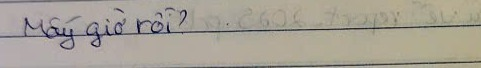
#> input picture data_input/data/1066.jpg, 481 x 68 px, given in place of 1720.jpg, which was not available
$ jupyter execute --allow-errors pretrain.ipynb
#> lines starting #> are read from the running program, lines starting #| are printed output that depends on the picture; after the words box and inside, x2 and y2 are one past the last pixel; in counts of white or black regions, pixels touching at a corner belong together; pictures that were not available may be replaced by others from this repository, and a replacement may not be noted
[cell 1]
from vietocr.tool.config import Cfg
from vietocr.tool.predictor import Predictor

# Load cấu hình model
#> (the rest of this cell did not finish here and is left out)

[cell 2]
from PIL import Image

image = Image.open('C:/Users/ADMIN/Documents/data_line/data-line/data-line/data/1720.jpg')
#> image is the input picture: PIL image 481x68 RGB; mean R, G, B 166.9, 161.1, 149.8
#> (the rest of this cell did not finish here and is left out)

[cell 3]
import cv2
from PIL import Image
import numpy as np
from vietocr.tool.config import Cfg
from vietocr.tool.predictor import Predictor

# Đọc ảnh gốc
image = cv2.imread('C:/Users/ADMIN/Documents/data_line/data-line/data-line/data/1709.jpg')
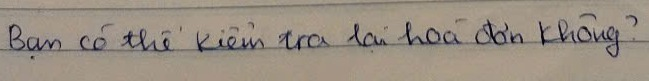
#> input picture data_input/data/1089.jpg, 649 x 81 px, given in place of 1709.jpg, which was not available
#> image is the input picture: shape (81, 649, 3); mean B, G, R 130.7, 143.3, 153.8

# Chuyển sang grayscale
gray = cv2.cvtColor(image, cv2.COLOR_BGR2GRAY)
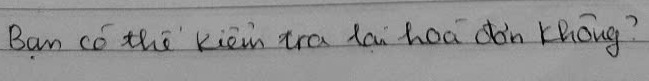
#> gray: shape (81, 649); min 1, max 182, mean 145

# Làm mịn + tăng tương phản
blur = cv2.GaussianBlur(gray, (3, 3), 0)
_, thresh = cv2.threshold(blur, 0, 255, cv2.THRESH_BINARY + cv2.THRESH_OTSU)
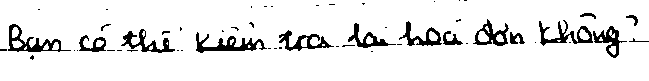
#> thresh: shape (81, 649); 91.4% white; 53 black regions (37 under 20 px), largest, box (x1, y1, x2, y2) and area: (196, 32, 267, 53) 552, (8, 24, 71, 52) 516, (539, 20, 593, 46) 457

# Chuyển ảnh sang định dạng PIL trực tiếp
img = Image.fromarray(thresh)

# Đưa vào VietOCR
#> (the rest of this cell did not finish here and is left out)
